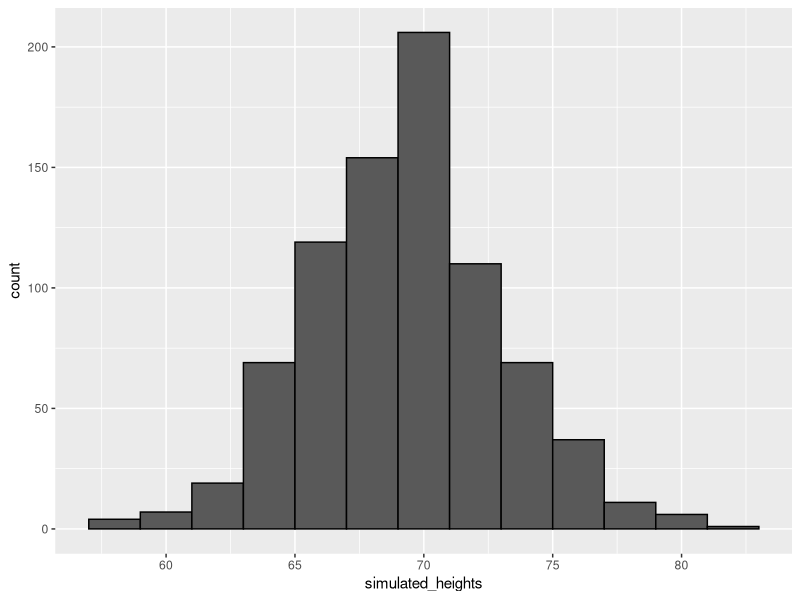

Recreate this plot in R.
# define x as male heights from dslabs data
library(tidyverse)
library(dslabs)
data(heights)
x <- heights %>% filter(sex=="Male") %>% pull(height)

# generate simulated height data using normal distribution - both datasets should have n observations
n <- length(x)
avg <- mean(x)
s <- sd(x)
simulated_heights <- rnorm(n, avg, s)

# plot distribution of simulated_heights
data.frame(simulated_heights = simulated_heights) %>%
  ggplot(aes(simulated_heights)) +
  geom_histogram(color="black", binwidth = 2)

# Monte Carlo simulation of tallest person over 7 feet
B <- 10000
tallest <- replicate(B, {
  simulated_data <- rnorm(800, avg, s) # generate 800 normally distributed random heights
  max(simulated_data) # determine the tallest height
})
mean(tallest >= 7*12) # proportion of times that tallest person exceeded 7 feet (84 inches)
